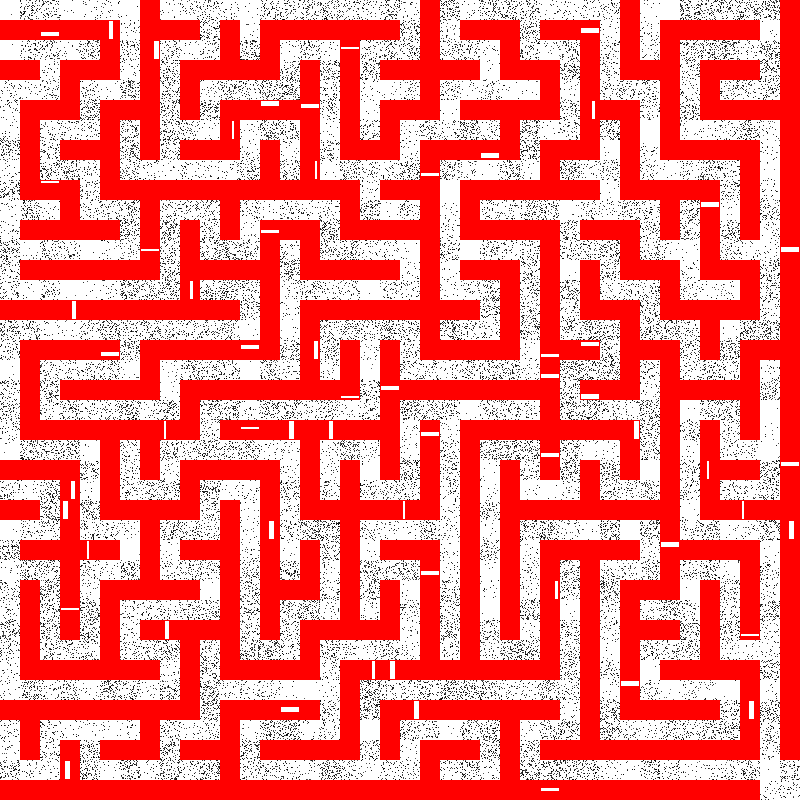
#> input picture X task 1 Windows/mazes/maze_01.png, 800 x 800 px, found by its file name
$ python clean_test.py
#> lines starting #> are read from the running program, lines starting #| are printed output that depends on the picture; after the words box and inside, x2 and y2 are one past the last pixel; in counts of white or black regions, pixels touching at a corner belong together
import cv2
import numpy as np

image = cv2.imread("X task 1 Windows/mazes/maze_01.png")
#> image is the input picture: shape (800, 800, 3); mean B, G, R 116.1, 116.1, 241.7

cleaned = image.copy()

mask = (
    (cleaned[:,:,0] <= 100) &
    (cleaned[:,:,1] <= 100) &
    (cleaned[:,:,2] <= 100)
)
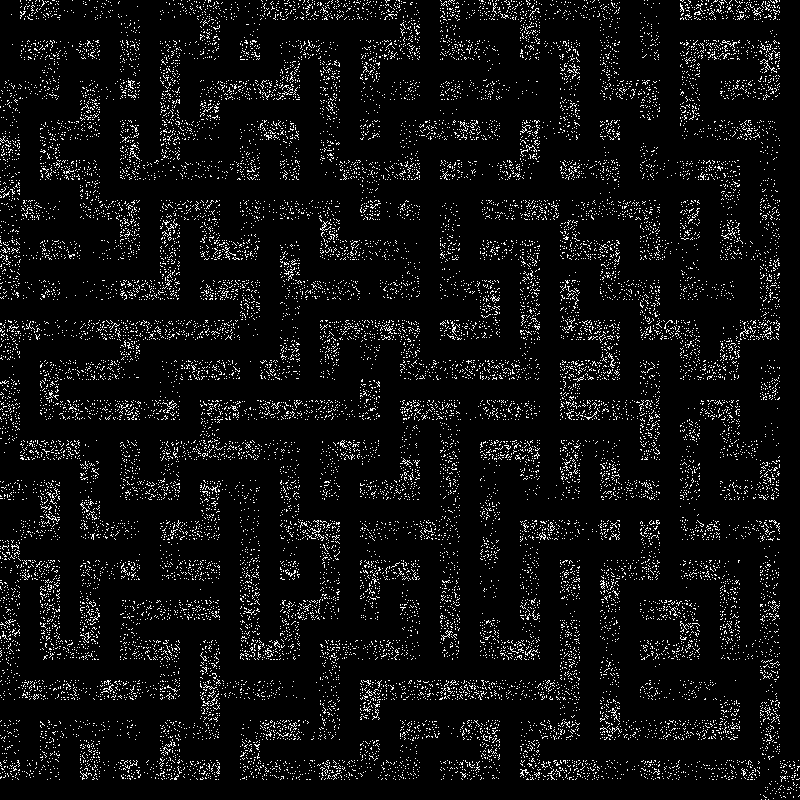
#> mask: shape (800, 800) bool; 6.5% white in thin lines or dots

cleaned[mask] = [255,255,255]
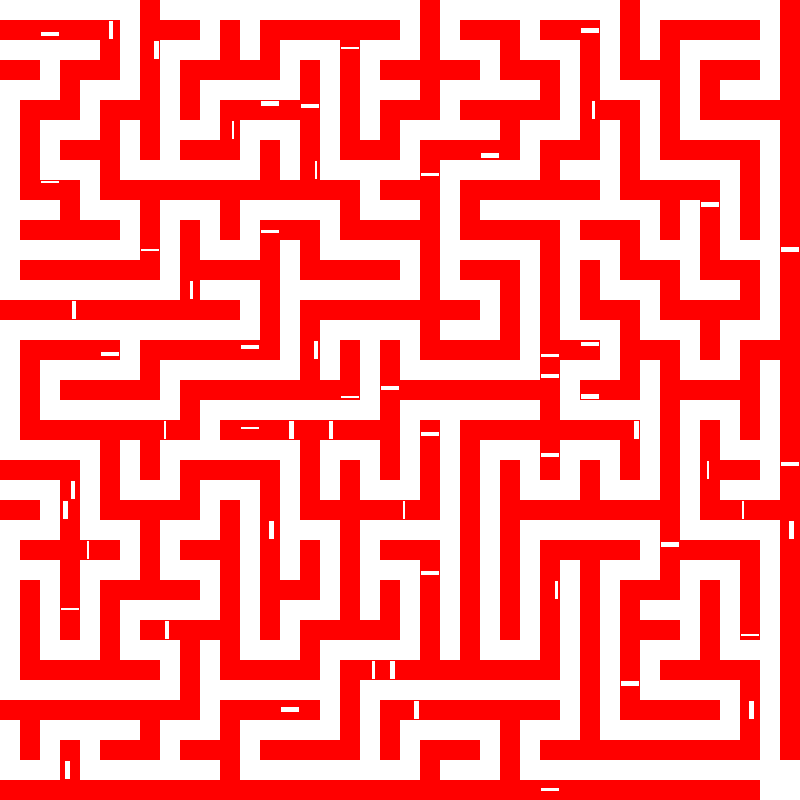
#> cleaned: shape (800, 800, 3); 6.49% of pixels changed, all inside (x1, y1, x2, y2) = (0, 0, 800, 800)

cv2.imwrite("cleaned_maze.png", cleaned)

print("Saved cleaned_maze.png")

$ run again, with X task 1 Windows/mazes/maze_02.png copied over X task 1 Windows/mazes/maze_01.png
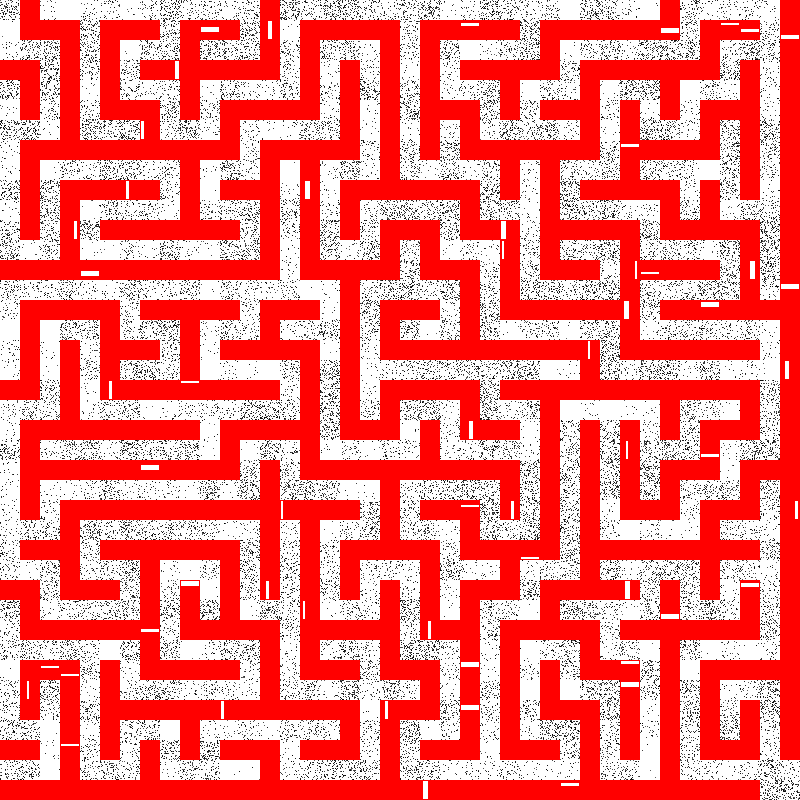
#> input picture X task 1 Windows/mazes/maze_02.png, 800 x 800 px, found by its file name
#> image is the input picture: shape (800, 800, 3); mean B, G, R 116, 116, 241.8
#> `mask = ( (cleaned[:,:,0] <= 100) & (cleaned[:,:,1] <= 100) & (cleaned[..`:
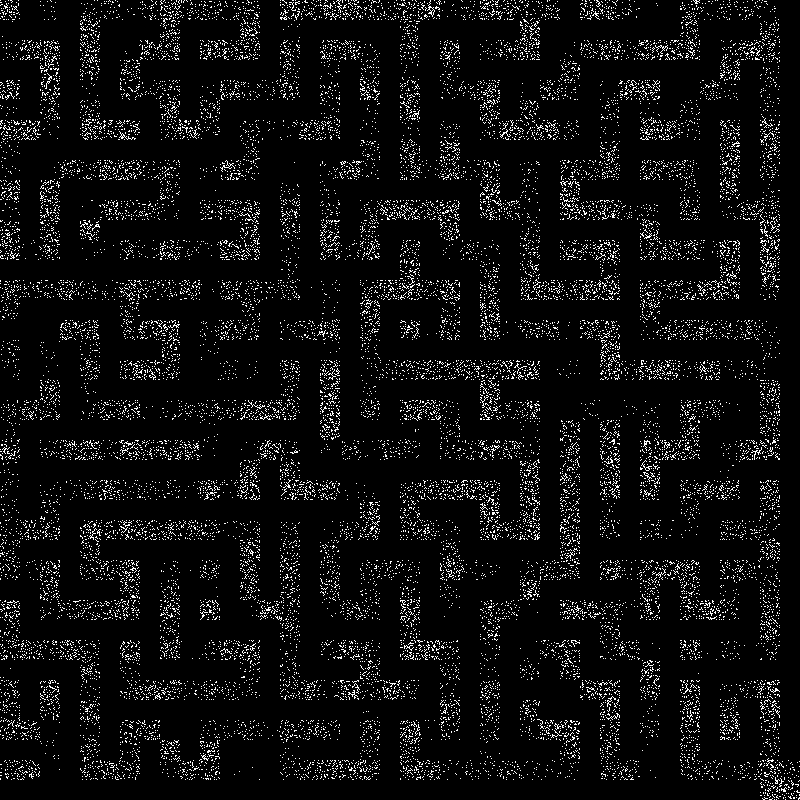
#> mask: shape (800, 800) bool; 6.4% white in thin lines or dots
#> `cleaned[mask] = [255,255,255]`:
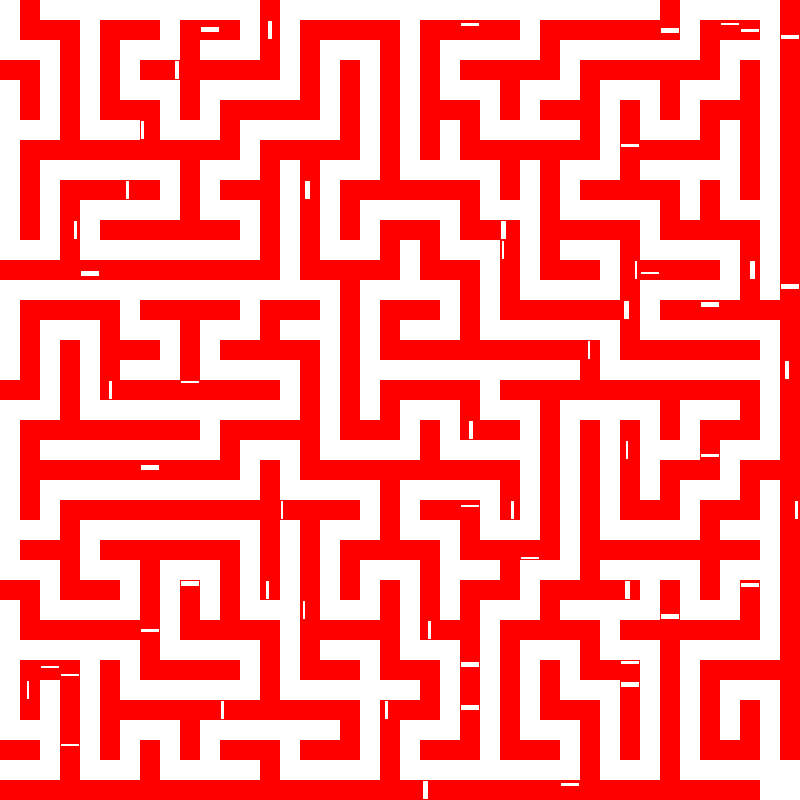
#> cleaned: shape (800, 800, 3); 6.43% of pixels changed, all inside (x1, y1, x2, y2) = (0, 0, 800, 800)

$ run again, with X task 1 Windows/mazes/maze_03.png copied over X task 1 Windows/mazes/maze_01.png
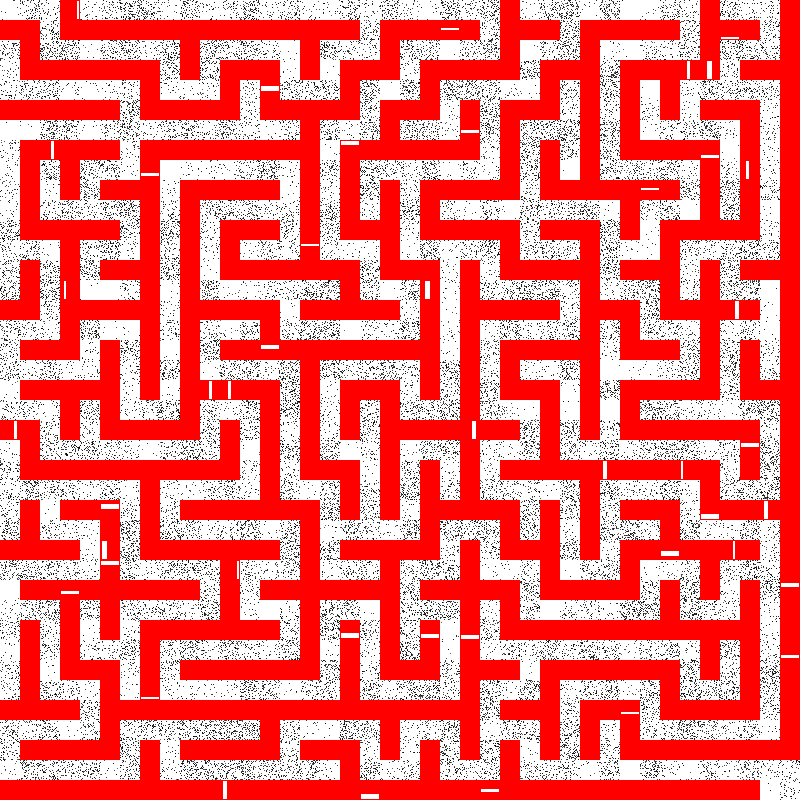
#> input picture X task 1 Windows/mazes/maze_03.png, 800 x 800 px, found by its file name
#> image is the input picture: shape (800, 800, 3); mean B, G, R 115.3, 115.3, 241.4
#> `mask = ( (cleaned[:,:,0] <= 100) & (cleaned[:,:,1] <= 100) & (cleaned[..`:
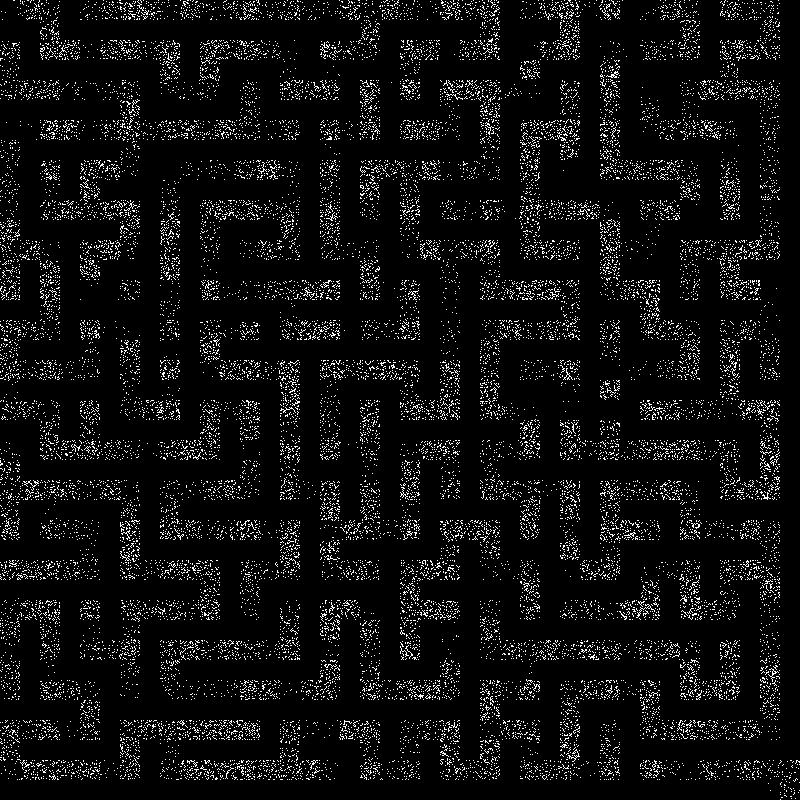
#> mask: shape (800, 800) bool; 6.6% white in thin lines or dots
#> `cleaned[mask] = [255,255,255]`:
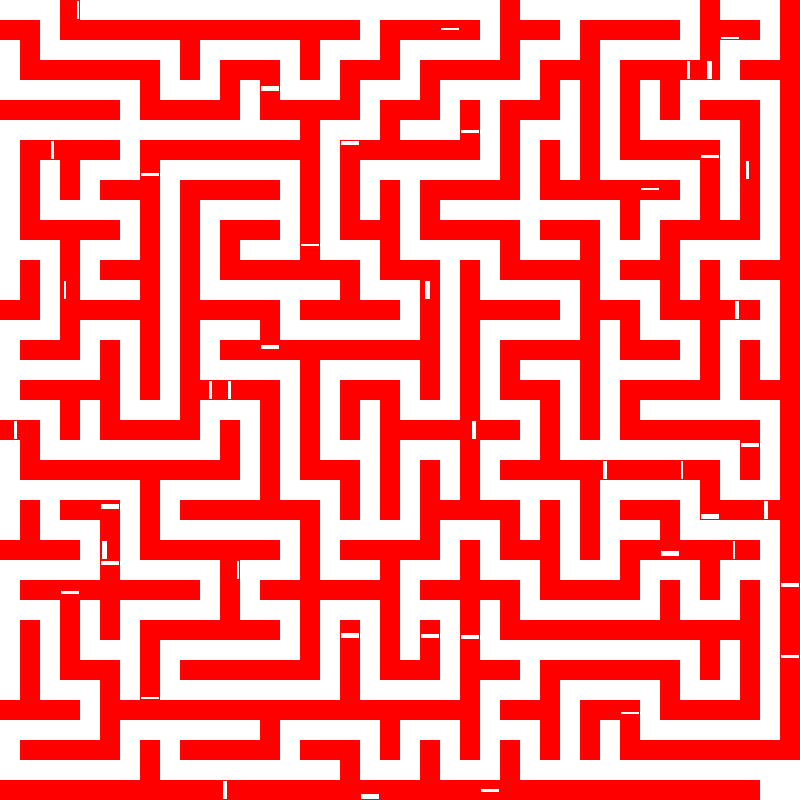
#> cleaned: shape (800, 800, 3); 6.65% of pixels changed, all inside (x1, y1, x2, y2) = (0, 0, 800, 800)

$ run again, with X task 1 Windows/mazes/maze_04.png copied over X task 1 Windows/mazes/maze_01.png
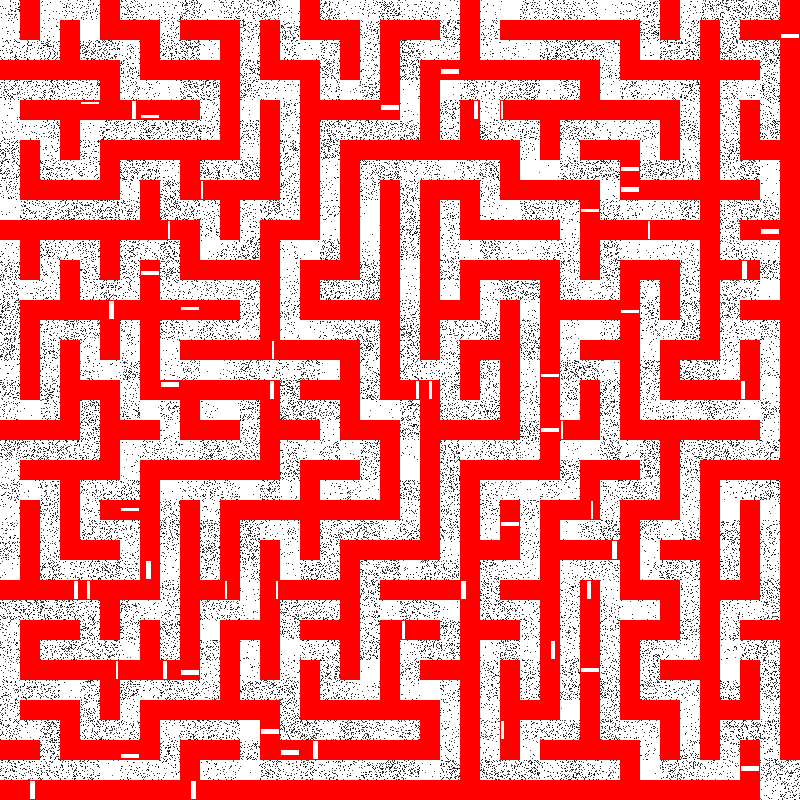
#> input picture X task 1 Windows/mazes/maze_04.png, 800 x 800 px, found by its file name
#> image is the input picture: shape (800, 800, 3); mean B, G, R 115.7, 115.7, 241.5
#> `mask = ( (cleaned[:,:,0] <= 100) & (cleaned[:,:,1] <= 100) & (cleaned[..`:
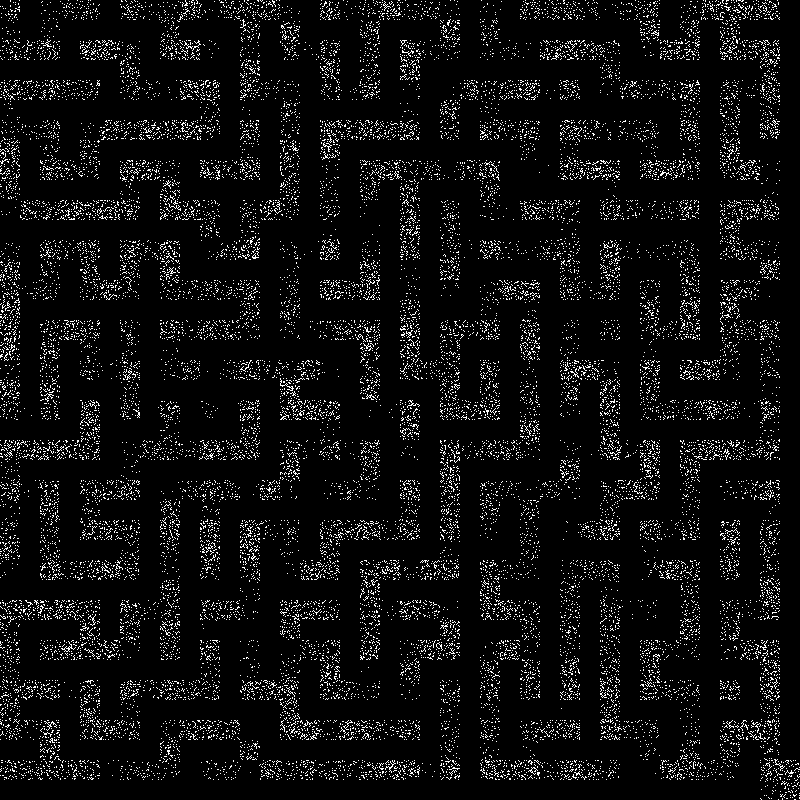
#> mask: shape (800, 800) bool; 6.6% white in thin lines or dots
#> `cleaned[mask] = [255,255,255]`:
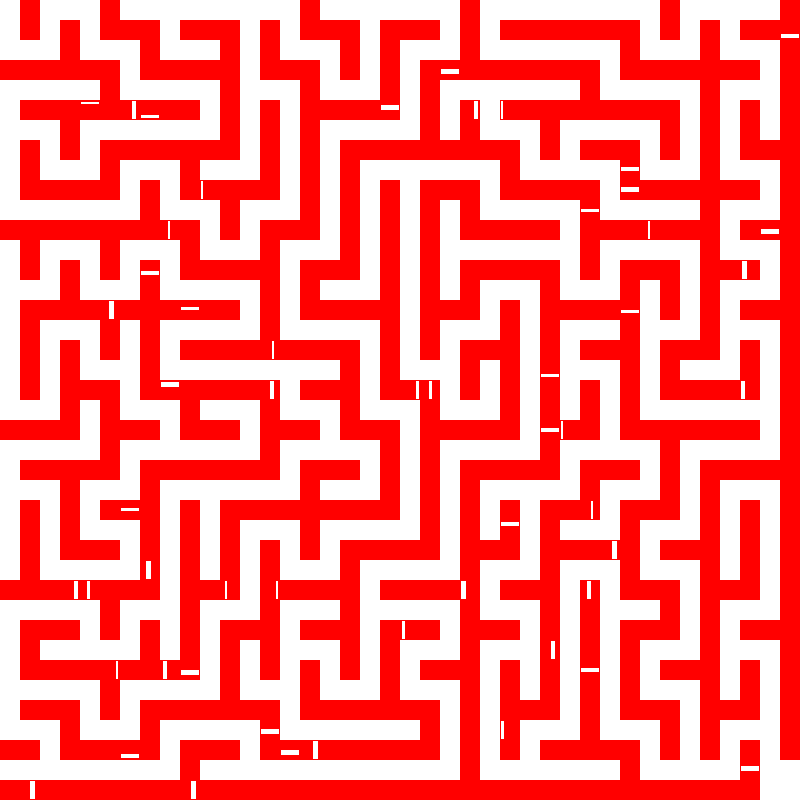
#> cleaned: shape (800, 800, 3); 6.6% of pixels changed, all inside (x1, y1, x2, y2) = (0, 0, 800, 800)
